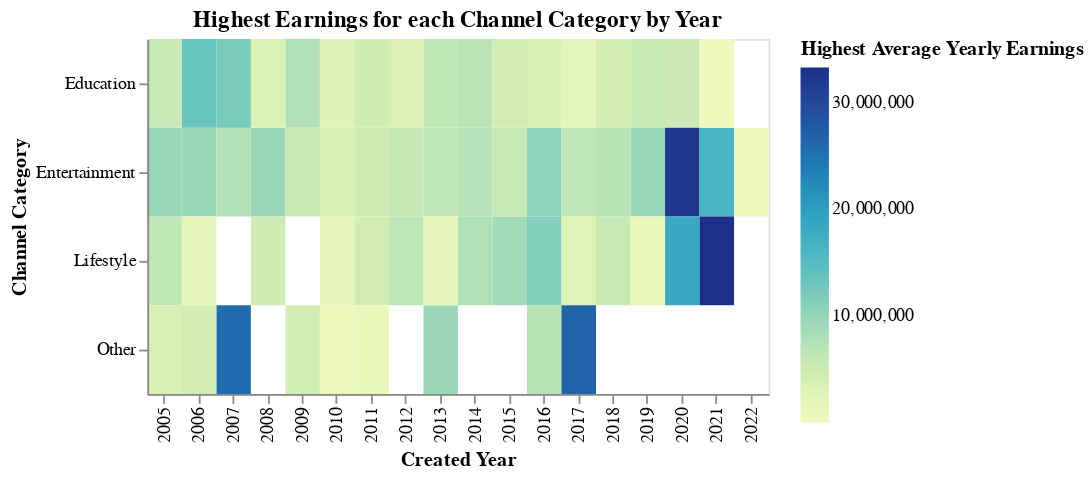

The code cell stored with this chart in its notebook:
### Code cell
chart2 = alt.Chart(clean_df).mark_rect().encode(
    alt.X('created_year:O', title = 'Created Year'),
    alt.Y('channel_category', title = 'Channel Category'),
   # alt.Color('channel_type'), 
    alt.Color('average(highest_yearly_earnings)', title = 'Highest Average Yearly Earnings')
).properties(title = 'Highest Earnings for each Channel Category by Year',
            height=200, width=350)
chart2

### Figure 1 — Vega-Lite specification as saved in the notebook (floating-point values rounded to 4 significant figures; data arrays with more than 128 entries replaced by an {"elided": "..."} marker saying what was removed)
{"config": {"view": {"continuousWidth": 300, "continuousHeight": 300}}, "data": {"name": "data-f860b324a9275f2d437e5bd9749416fd"}, "mark": {"type": "rect"}, "encoding": {"color": {"aggregate": "average", "field": "highest_yearly_earnings", "title": "Highest Average Yearly Earnings", "type": "quantitative"}, "x": {"field": "created_year", "title": "Created Year", "type": "ordinal"}, "y": {"field": "channel_category", "title": "Channel Category", "type": "nominal"}}, "height": 200, "title": "Highest Earnings for each Channel Category by Year", "width": 350, "$schema": "https://vega.github.io/schema/vega-lite/v5.14.1.json", "datasets": {"data-f860b324a9275f2d437e5bd9749416fd": {"elided": "811 records"}}}
